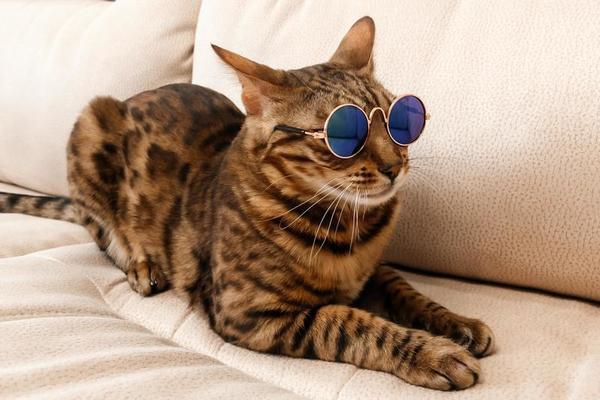
#> input picture Images/cat_1.jpg, 600 x 400 px
$ python thresh.py
#> lines starting #> are read from the running program, lines starting #| are printed output that depends on the picture; after the words box and inside, x2 and y2 are one past the last pixel; in counts of white or black regions, pixels touching at a corner belong together
import cv2 as cv

img = cv.imread('Images/cat_1.jpg')
#> img is the input picture: shape (400, 600, 3); mean B, G, R 133.2, 153.2, 178.5
cv.imshow('Cat', img)

gray = cv.cvtColor(img, cv.COLOR_BGR2GRAY)
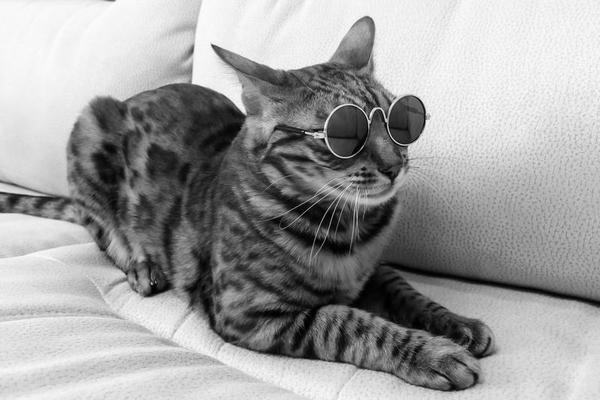
#> gray: shape (400, 600); min 0, max 254, mean 158.5
cv.imshow('Gray', gray)

# Simple Thresholding
threshold, thresh = cv.threshold(gray, 100, 255, cv.THRESH_BINARY)
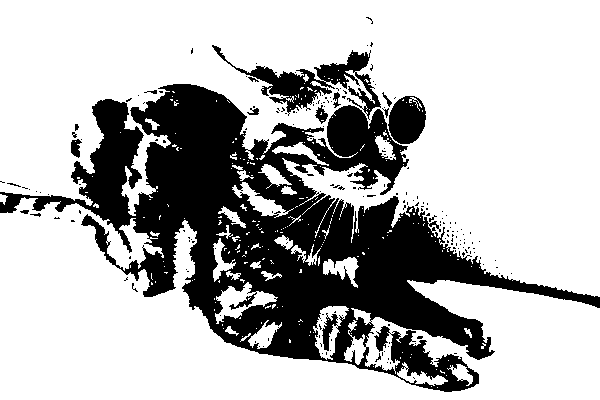
#> thresh: shape (400, 600); 71.5% white; 195 black regions (180 under 20 px), largest, box (x1, y1, x2, y2) and area: (0, 84, 600, 392) 62561, (212, 45, 381, 120) 3255, (388, 96, 426, 144) 1368
# it looks at the image compares each pixel value to this threshold value
# and if it is above this value it sets it to 255 otherwise it infers that
# if it falls bellow it sets it to zero.
cv.imshow('Threshold', thresh)

threshold, thresh_inv = cv.threshold(gray, 100, 255, cv.THRESH_BINARY_INV)
cv.imshow('Threshold_Inverse', thresh_inv)

# Adaptive Thresholding
adaptive_thresh = cv.adaptiveThreshold(gray
                                       , 255
                                       , cv.ADAPTIVE_THRESH_MEAN_C
                                       , cv.THRESH_BINARY
                                       , 11
                                       , 3)
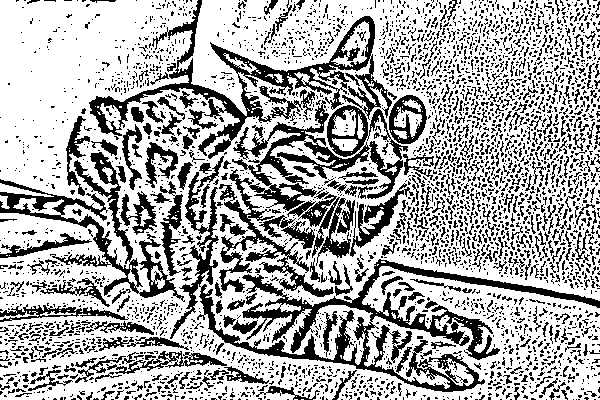
#> adaptive_thresh: shape (400, 600); 67.6% white; 3555 black regions (3158 under 20 px), largest, box (x1, y1, x2, y2) and area: (170, 172, 600, 392) 11565, (89, 0, 392, 159) 6938, (219, 100, 370, 297) 6391
cv.imshow('Adaptive Thresholding', adaptive_thresh)

cv.waitKey(0)

$ run again, with Images/Cat_2.jpg copied over Images/cat_1.jpg
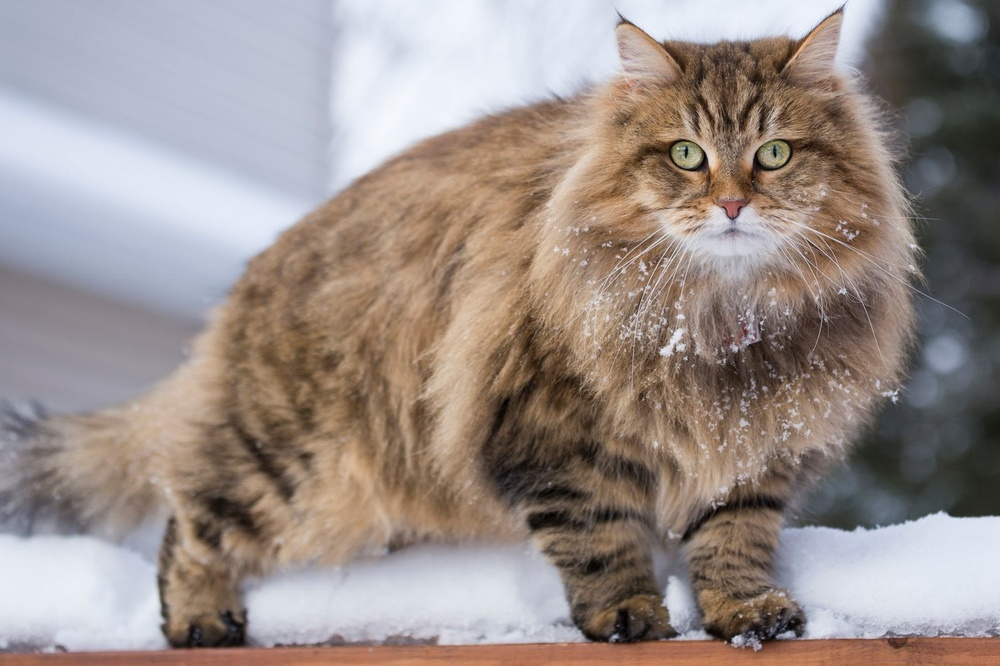
#> input picture Images/Cat_2.jpg, 1000 x 666 px, shrunk from 1595 x 1063 before the run
#> img is the input picture: shape (666, 1000, 3); mean B, G, R 137.2, 142, 153.7
#> `threshold, thresh = cv.threshold(gray, 100, 255, cv.THRESH_BINARY)`:
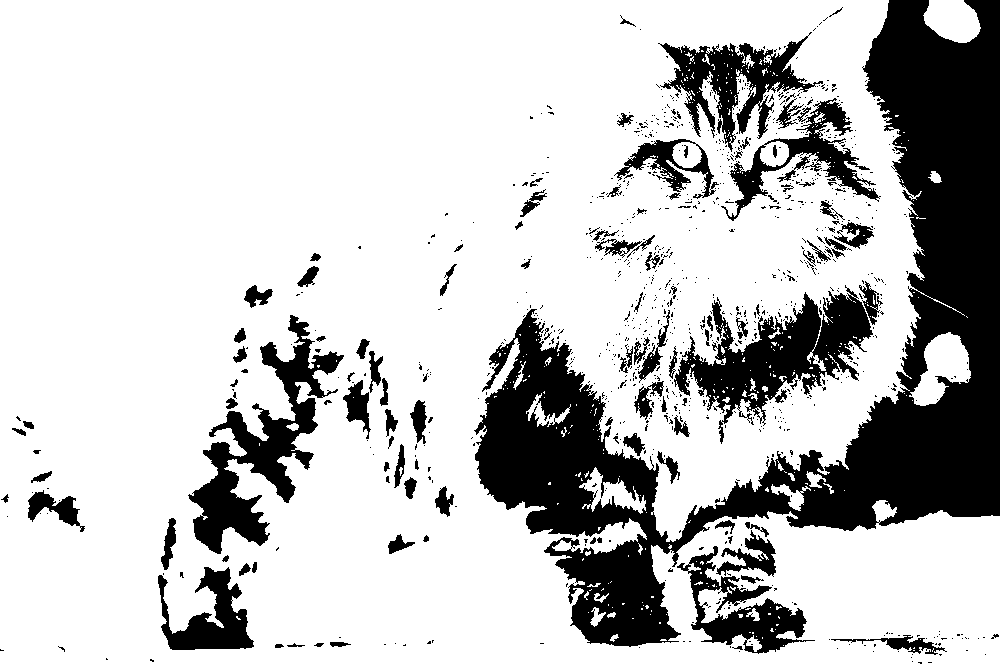
#> thresh: shape (666, 1000); 77.4% white; 1004 black regions (892 under 20 px), largest, box (x1, y1, x2, y2) and area: (474, 0, 1000, 647) 90166, (674, 285, 873, 444) 11368, (188, 315, 344, 554) 10870
#> `adaptive_thresh = cv.adaptiveThreshold(gray , 255 , cv.ADAPTIVE_THRESH..`:
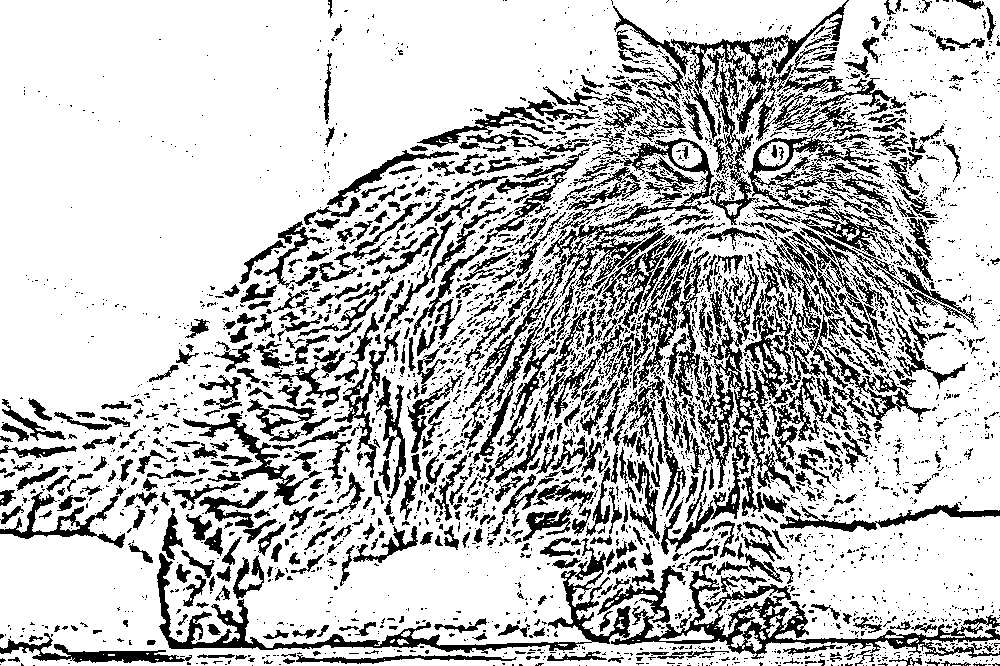
#> adaptive_thresh: shape (666, 1000); 75.5% white; 3645 black regions (2922 under 20 px), largest, box (x1, y1, x2, y2) and area: (661, 250, 821, 555) 10960, (597, 562, 1000, 659) 7340, (622, 0, 849, 225) 6552

$ run again, with Images/Cat_3.jpg copied over Images/cat_1.jpg
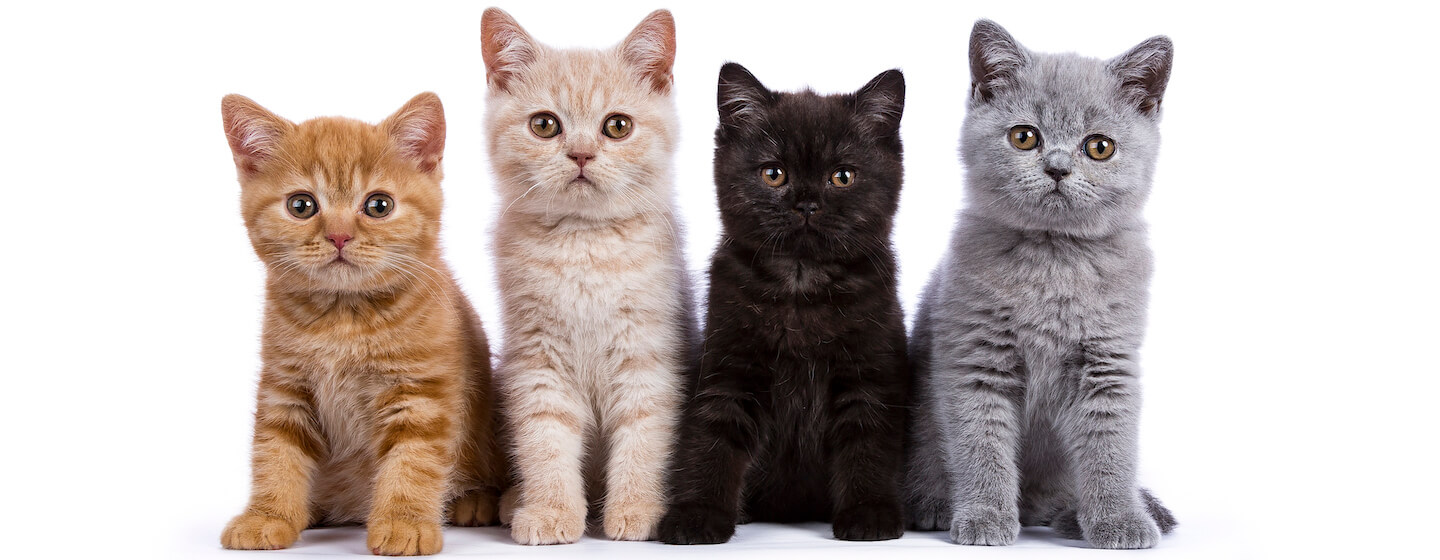
#> input picture Images/Cat_3.jpg, 1440 x 560 px
#> img is the input picture: shape (560, 1440, 3); mean B, G, R 178.9, 182.2, 192.5
#> `threshold, thresh = cv.threshold(gray, 100, 255, cv.THRESH_BINARY)`:
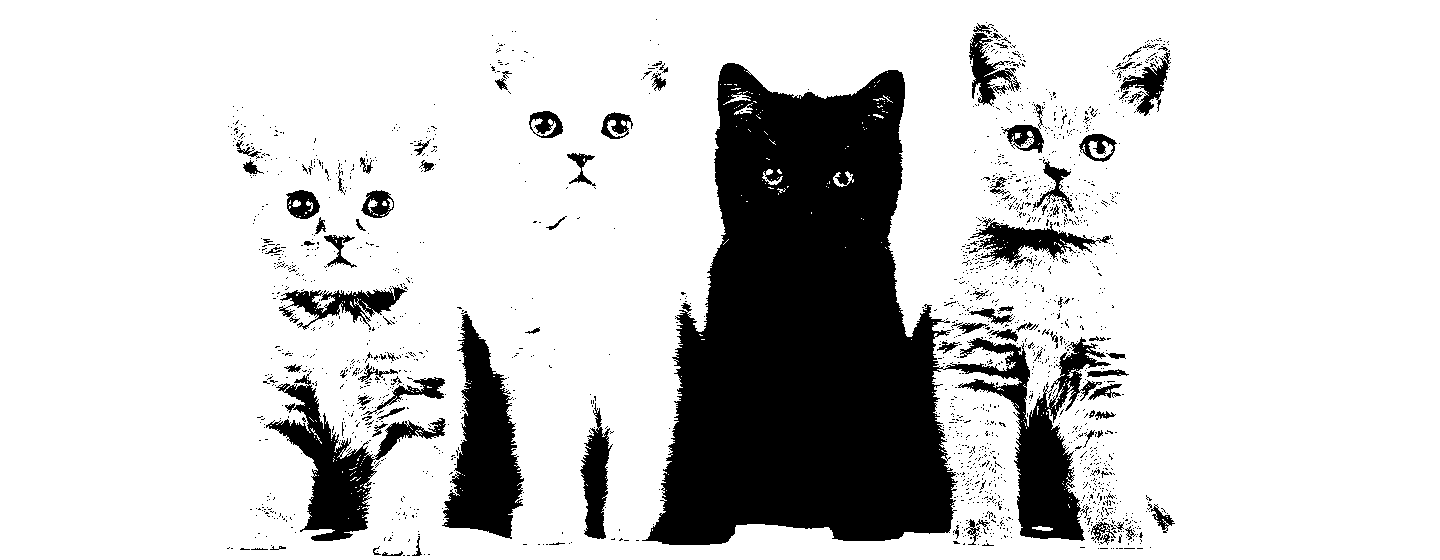
#> thresh: shape (560, 1440); 81% white; 1892 black regions (1797 under 20 px), largest, box (x1, y1, x2, y2) and area: (642, 63, 1111, 545) 111030, (442, 314, 524, 539) 9887, (266, 371, 446, 541) 7991
#> `adaptive_thresh = cv.adaptiveThreshold(gray , 255 , cv.ADAPTIVE_THRESH..`:
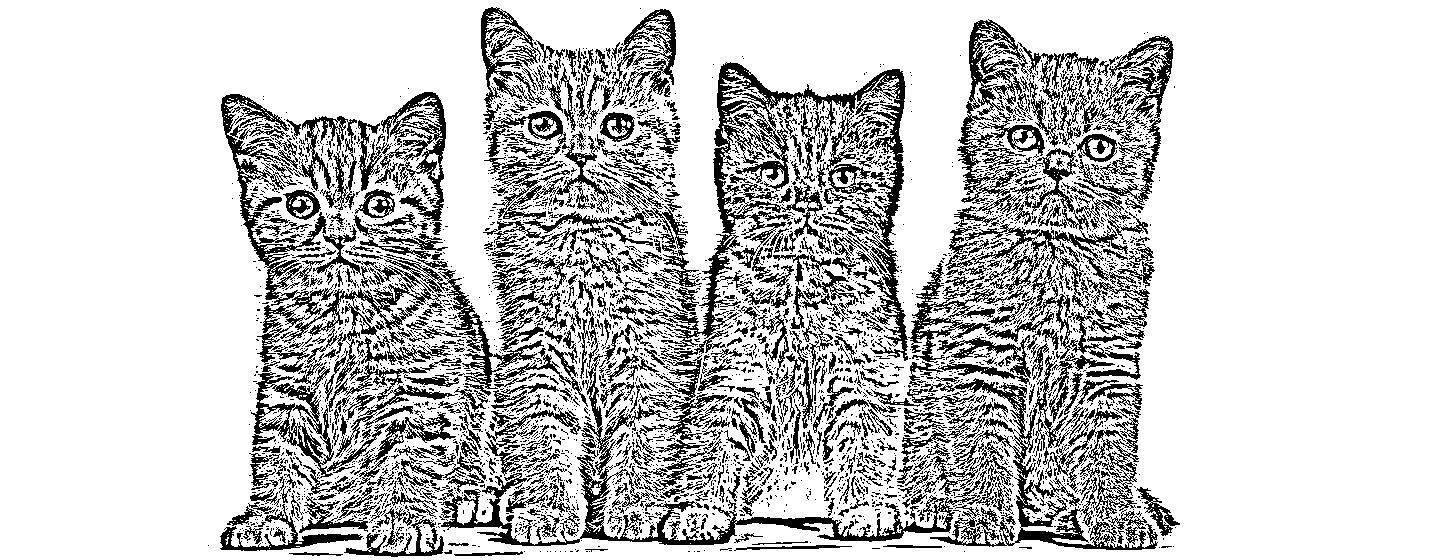
#> adaptive_thresh: shape (560, 1440); 79% white; black in thin lines or dots, all inside (x1, y1, x2, y2) = (208, 7, 1180, 557)
